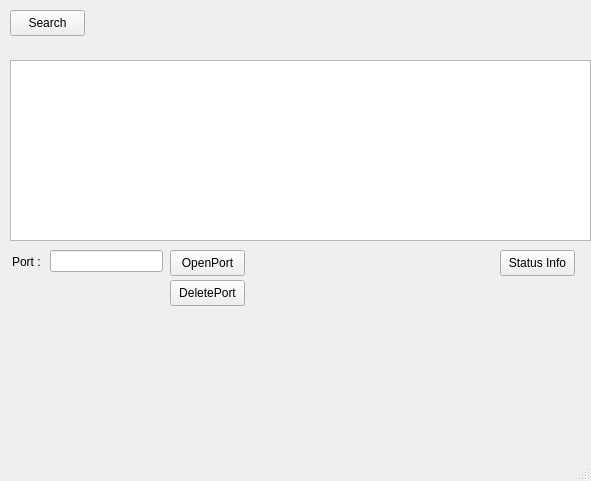
<ui version="4.0" >
 <class>MainWindow</class>
 <widget class="QMainWindow" name="MainWindow" >
  <property name="geometry" >
   <rect>
    <x>0</x>
    <y>0</y>
    <width>591</width>
    <height>481</height>
   </rect>
  </property>
  <property name="windowTitle" >
   <string>MainWindow</string>
  </property>
  <widget class="QWidget" name="centralwidget" >
   <widget class="QTextEdit" name="text_mess" >
    <property name="geometry" >
     <rect>
      <x>10</x>
      <y>60</y>
      <width>581</width>
      <height>181</height>
     </rect>
    </property>
   </widget>
   <widget class="QPushButton" name="btOpen" >
    <property name="geometry" >
     <rect>
      <x>170</x>
      <y>250</y>
      <width>75</width>
      <height>26</height>
     </rect>
    </property>
    <property name="text" >
     <string>OpenPort</string>
    </property>
   </widget>
   <widget class="QPushButton" name="btEnvoi" >
    <property name="geometry" >
     <rect>
      <x>10</x>
      <y>10</y>
      <width>75</width>
      <height>26</height>
     </rect>
    </property>
    <property name="text" >
     <string>Search</string>
    </property>
   </widget>
   <widget class="QLineEdit" name="l_port" >
    <property name="geometry" >
     <rect>
      <x>50</x>
      <y>250</y>
      <width>113</width>
      <height>22</height>
     </rect>
    </property>
   </widget>
   <widget class="QLabel" name="label" >
    <property name="geometry" >
     <rect>
      <x>12</x>
      <y>252</y>
      <width>50</width>
      <height>20</height>
     </rect>
    </property>
    <property name="text" >
     <string>Port :</string>
    </property>
   </widget>
   <widget class="QPushButton" name="btDelete" >
    <property name="geometry" >
     <rect>
      <x>170</x>
      <y>280</y>
      <width>75</width>
      <height>26</height>
     </rect>
    </property>
    <property name="text" >
     <string>DeletePort</string>
    </property>
   </widget>
   <widget class="QPushButton" name="btStatus" >
    <property name="geometry" >
     <rect>
      <x>500</x>
      <y>250</y>
      <width>75</width>
      <height>26</height>
     </rect>
    </property>
    <property name="text" >
     <string>Status Info</string>
    </property>
   </widget>
  </widget>
  <widget class="QMenuBar" name="menubar" >
   <property name="geometry" >
    <rect>
     <x>0</x>
     <y>0</y>
     <width>591</width>
     <height>28</height>
    </rect>
   </property>
  </widget>
  <widget class="QStatusBar" name="statusbar" />
  <action name="actionQuitter" >
   <property name="text" >
    <string>Quitter</string>
   </property>
  </action>
  <action name="actionJoin" >
   <property name="text" >
    <string>join</string>
   </property>
  </action>
 </widget>
 <resources/>
 <connections/>
</ui>
